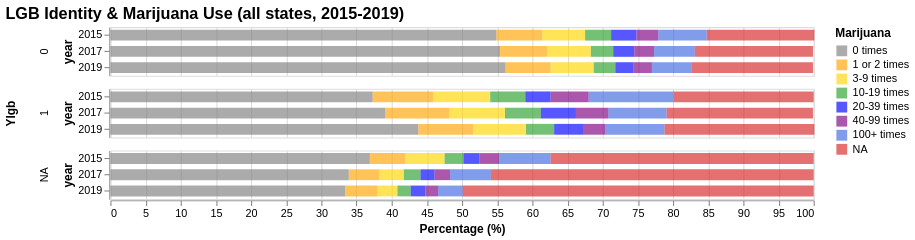

Vega-Lite specification stored for this chart:
### Vega-Lite specification from a JSON file in a GitHub repository (floating-point values rounded to 4 significant figures)
{"config": {"view": {"continuousWidth": 400, "continuousHeight": 300}, "range": {"category": ["gray", "orange", "gold", "#2ca02c", "blue", "purple", "royalblue", "#d62728"]}, "title": {"fontSize": 15}}, "data": {"name": "data-f6559ea752dddf41345c00dcb5bc6c73"}, "mark": {"type": "bar", "opacity": 0.66, "size": 10}, "encoding": {"color": {"field": "Marijuana", "sort": {"field": "order", "order": "ascending"}, "type": "nominal"}, "order": {"field": "order", "type": "nominal"}, "row": {"field": "Ylgb", "spacing": 10, "type": "nominal"}, "tooltip": [{"field": "state", "title": "State", "type": "nominal"}, {"field": "year", "title": "Year", "type": "ordinal"}, {"field": "Marijuana", "title": "Marijuana", "type": "nominal"}, {"field": "percent", "title": "Percent (%)", "type": "quantitative"}], "x": {"aggregate": "sum", "axis": {"title": "Percentage (%)"}, "field": "percent", "scale": {"domainMax": 100}, "type": "quantitative"}, "y": {"field": "year", "type": "ordinal"}}, "height": 45, "selection": {"selector024": {"type": "interval", "bind": "scales", "encodings": ["x", "y"]}}, "title": "LGB Identity & Marijuana Use (all states, 2015-2019)", "transform": [{"calculate": "{'0 times':0, '1 or 2 times':1, '3-9 times':2, '10-19 times':3, '20-39 times':4, '40-99 times':5, '100+ times':6, 'NA':7}[datum.Marijuana]", "as": "order"}], "width": 650, "$schema": "https://vega.github.io/schema/vega-lite/v4.17.0.json", "datasets": {"data-f6559ea752dddf41345c00dcb5bc6c73": [{"year": 2015, "Ylgb": "0", "Marijuana": "0 times", "percent": 54.9}, {"year": 2015, "Ylgb": "0", "Marijuana": "1 or 2 times", "percent": 6.5}, {"year": 2015, "Ylgb": "0", "Marijuana": "10-19 times", "percent": 3.7}, {"year": 2015, "Ylgb": "0", "Marijuana": "100+ times", "percent": 6.9}, {"year": 2015, "Ylgb": "0", "Marijuana": "20-39 times", "percent": 3.6}, {"year": 2015, "Ylgb": "0", "Marijuana": "3-9 times", "percent": 6.1}, {"year": 2015, "Ylgb": "0", "Marijuana": "40-99 times", "percent": 3.1}, {"year": 2015, "Ylgb": "0", "Marijuana": "NA", "percent": 15.3}, {"year": 2015, "Ylgb": "1", "Marijuana": "0 times", "percent": 37.3}, {"year": 2015, "Ylgb": "1", "Marijuana": "1 or 2 times", "percent": 8.6}, {"year": 2015, "Ylgb": "1", "Marijuana": "10-19 times", "percent": 5.0}, {"year": 2015, "Ylgb": "1", "Marijuana": "100+ times", "percent": 12.1}, {"year": 2015, "Ylgb": "1", "Marijuana": "20-39 times", "percent": 3.6}, {"year": 2015, "Ylgb": "1", "Marijuana": "3-9 times", "percent": 8.1}, {"year": 2015, "Ylgb": "1", "Marijuana": "40-99 times", "percent": 5.4}, {"year": 2015, "Ylgb": "1", "Marijuana": "NA", "percent": 19.9}, {"year": 2015, "Ylgb": "NA", "Marijuana": "0 times", "percent": 36.9}, {"year": 2015, "Ylgb": "NA", "Marijuana": "1 or 2 times", "percent": 5.0}, {"year": 2015, "Ylgb": "NA", "Marijuana": "10-19 times", "percent": 2.7}, {"year": 2015, "Ylgb": "NA", "Marijuana": "100+ times", "percent": 7.3}, {"year": 2015, "Ylgb": "NA", "Marijuana": "20-39 times", "percent": 2.3}, {"year": 2015, "Ylgb": "NA", "Marijuana": "3-9 times", "percent": 5.6}, {"year": 2015, "Ylgb": "NA", "Marijuana": "40-99 times", "percent": 2.8}, {"year": 2015, "Ylgb": "NA", "Marijuana": "NA", "percent": 37.4}, {"year": 2017, "Ylgb": "0", "Marijuana": "0 times", "percent": 55.4}, {"year": 2017, "Ylgb": "0", "Marijuana": "1 or 2 times", "percent": 6.7}, {"year": 2017, "Ylgb": "0", "Marijuana": "10-19 times", "percent": 3.2}, {"year": 2017, "Ylgb": "0", "Marijuana": "100+ times", "percent": 5.8}, {"year": 2017, "Ylgb": "0", "Marijuana": "20-39 times", "percent": 3.0}, {"year": 2017, "Ylgb": "0", "Marijuana": "3-9 times", "percent": 6.2}, {"year": 2017, "Ylgb": "0", "Marijuana": "40-99 times", "percent": 2.8}, {"year": 2017, "Ylgb": "0", "Marijuana": "NA", "percent": 16.8}, {"year": 2017, "Ylgb": "1", "Marijuana": "0 times", "percent": 39.1}, {"year": 2017, "Ylgb": "1", "Marijuana": "1 or 2 times", "percent": 9.1}, {"year": 2017, "Ylgb": "1", "Marijuana": "10-19 times", "percent": 5.1}, {"year": 2017, "Ylgb": "1", "Marijuana": "100+ times", "percent": 8.3}, {"year": 2017, "Ylgb": "1", "Marijuana": "20-39 times", "percent": 5.0}, {"year": 2017, "Ylgb": "1", "Marijuana": "3-9 times", "percent": 7.9}, {"year": 2017, "Ylgb": "1", "Marijuana": "40-99 times", "percent": 4.6}, {"year": 2017, "Ylgb": "1", "Marijuana": "NA", "percent": 20.8}, {"year": 2017, "Ylgb": "NA", "Marijuana": "0 times", "percent": 33.9}, {"year": 2017, "Ylgb": "NA", "Marijuana": "1 or 2 times", "percent": 4.3}, {"year": 2017, "Ylgb": "NA", "Marijuana": "10-19 times", "percent": 2.4}, {"year": 2017, "Ylgb": "NA", "Marijuana": "100+ times", "percent": 5.8}, {"year": 2017, "Ylgb": "NA", "Marijuana": "20-39 times", "percent": 2.0}, {"year": 2017, "Ylgb": "NA", "Marijuana": "3-9 times", "percent": 3.5}, {"year": 2017, "Ylgb": "NA", "Marijuana": "40-99 times", "percent": 2.2}, {"year": 2017, "Ylgb": "NA", "Marijuana": "NA", "percent": 45.9}, {"year": 2019, "Ylgb": "0", "Marijuana": "0 times", "percent": 56.2}, {"year": 2019, "Ylgb": "0", "Marijuana": "1 or 2 times", "percent": 6.4}, {"year": 2019, "Ylgb": "0", "Marijuana": "10-19 times", "percent": 3.1}, {"year": 2019, "Ylgb": "0", "Marijuana": "100+ times", "percent": 5.6}, {"year": 2019, "Ylgb": "0", "Marijuana": "20-39 times", "percent": 2.6}, {"year": 2019, "Ylgb": "0", "Marijuana": "3-9 times", "percent": 6.1}, {"year": 2019, "Ylgb": "0", "Marijuana": "40-99 times", "percent": 2.6}, {"year": 2019, "Ylgb": "0", "Marijuana": "NA", "percent": 17.3}, {"year": 2019, "Ylgb": "1", "Marijuana": "0 times", "percent": 43.8}, {"year": 2019, "Ylgb": "1", "Marijuana": "1 or 2 times", "percent": 7.8}, {"year": 2019, "Ylgb": "1", "Marijuana": "10-19 times", "percent": 4.0}, {"year": 2019, "Ylgb": "1", "Marijuana": "100+ times", "percent": 8.4}, {"year": 2019, "Ylgb": "1", "Marijuana": "20-39 times", "percent": 4.1}, {"year": 2019, "Ylgb": "1", "Marijuana": "3-9 times", "percent": 7.5}, {"year": 2019, "Ylgb": "1", "Marijuana": "40-99 times", "percent": 3.2}, {"year": 2019, "Ylgb": "1", "Marijuana": "NA", "percent": 21.3}, {"year": 2019, "Ylgb": "NA", "Marijuana": "0 times", "percent": 33.4}, {"year": 2019, "Ylgb": "NA", "Marijuana": "1 or 2 times", "percent": 4.6}, {"year": 2019, "Ylgb": "NA", "Marijuana": "10-19 times", "percent": 1.9}, {"year": 2019, "Ylgb": "NA", "Marijuana": "100+ times", "percent": 3.5}, {"year": 2019, "Ylgb": "NA", "Marijuana": "20-39 times", "percent": 2.1}, {"year": 2019, "Ylgb": "NA", "Marijuana": "3-9 times", "percent": 2.8}, {"year": 2019, "Ylgb": "NA", "Marijuana": "40-99 times", "percent": 1.8}, {"year": 2019, "Ylgb": "NA", "Marijuana": "NA", "percent": 49.9}]}}
